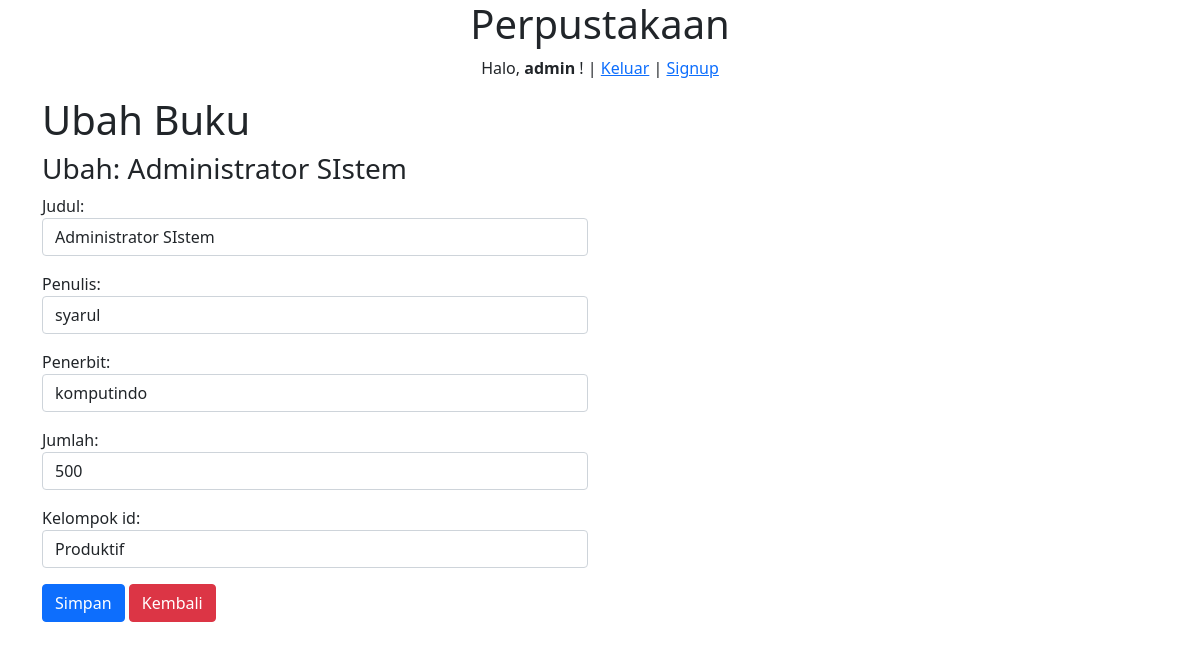
The page /buku/ubah/13 (signed in) on the database its author committed.
### perpustakaan/models.py (models this page shows, shortened)
class Buku(models.Model):
    judul       = models.CharField(max_length=50)
    penulis     = models.CharField(max_length=40)
    penerbit    = models.CharField(max_length=40)
    jumlah      = models.IntegerField(null=True)
    kelompok_id = models.ForeignKey(Kelompok, on_delete=models.CASCADE, null=True)

### perpustakaan/views.py (the view)
# urls.py: path('buku/ubah/<int:id_buku>', views.ubah_buku, name='ubah_buku'),
@login_required(login_url=settings.LOGIN_URL)
def ubah_buku(request, id_buku):
    buku = Buku.objects.get(id=id_buku)
    template = 'perpustakaan/ubah-buku.html'
    if request.POST:
        form = FormBuku(request.POST, instance=buku)
        if form.is_valid():
            form.save()
            messages.success(request, "Data Berhasil diperbaharui!")
            return redirect('ubah_buku', id_buku=id_buku)
    else:
        form = FormBuku(instance=buku)
        konteks = {
            'form':form,
            'buku':buku,
        }
        return render(request, template, konteks)

### perpustakaan/forms.py
class FormBuku(ModelForm):
    class Meta:
        model   = Buku
        fields  ='__all__'
        widgets ={
            'judul'         : forms.TextInput({'class':'form-control'}),
            'penulis'       : forms.TextInput({'class':'form-control'}),
            'penerbit'      : forms.TextInput({'class':'form-control'}),
            'jumlah'        : forms.NumberInput({'class':'form-control'}),
            'kelompok_id'   : forms.Select({'class':'form-control'}),
         }

### perpustakaan/models.py (called while the page is built)
    def __str__(self):
        return self.nama

### perpustakaan/templates/perpustakaan/ubah-buku.html (shortened to what this page needs)
{% extends "base.html" %}
{% block contents %}
<div class="container">
    <div class="row">
        <div class="col">
            <h1>Ubah Buku</h1>
        </div>
    </div>
    <div class="row">
        <div class="col-md-6">
            <h3>Ubah: {{buku.judul}}</h3>
            <form action=" {% url 'ubah_buku' buku.id %} " method="post">
            {{form.as_p}}
            <button class="btn btn-primary"> Simpan </button>
            <a href=" {% url 'buku' %}" class="btn btn-danger">Kembali</a>
            </form>
        </div>
        </div>
    </div>
{% endblock contents %}

### templates/judul.html
<center>
    <h1>Perpustakaan</h1>
    {% if user.is_authenticated %}
        <p> Halo, <strong>{{user}}</strong> ! | <a href=" {% url 'keluar' %} ">Keluar</a> | <a href=" {% url 'signup' %} ">Signup</a> </p>
    {% endif %}
</center>

### static/css/style.css (style rules this page uses)
@media (min-width: 1200px) { .container { max-width: 1140px; } }

### rows shown on the page
Buku: judul "Administrator SIstem", penulis "syarul", penerbit "komputindo", jumlah "500", kelompok_id "Produktif"

### other values the page prints
{{ user }} "admin"
